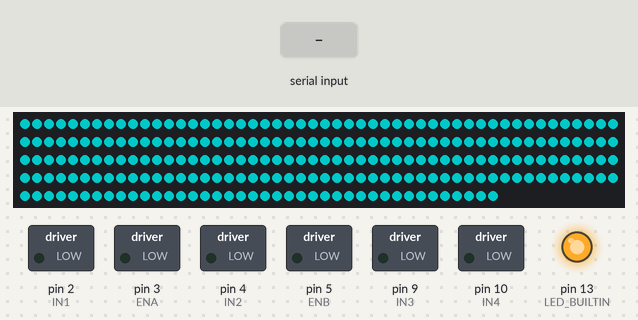
Simulated run of this sketch. Board: Arduino Nano, built with avr-gcc and run on an emulated ATmega328P. On the bench: 240 RGB LEDs in strip order, left to right, continuing on the next row, switched loads named in the sketch (green lamp = pin HIGH), output pins drawn as LEDs (lit = HIGH). The inputs (shaded band) are chosen by the test bench. Dim RGB values are drawn brighter than linear.

Above: at 4.9 s.
7.4 s: "T,45\n" received over Serial
At 8.4 s:
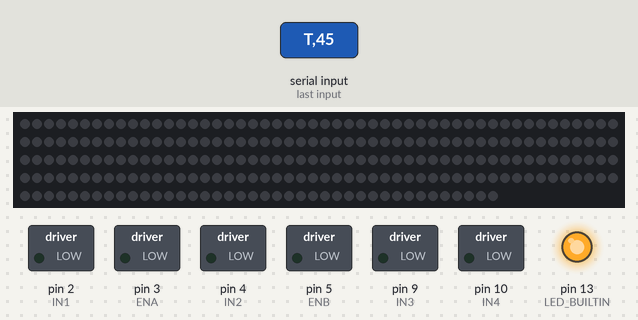
8.9 s: "V\n" received over Serial
At 10.47 s:
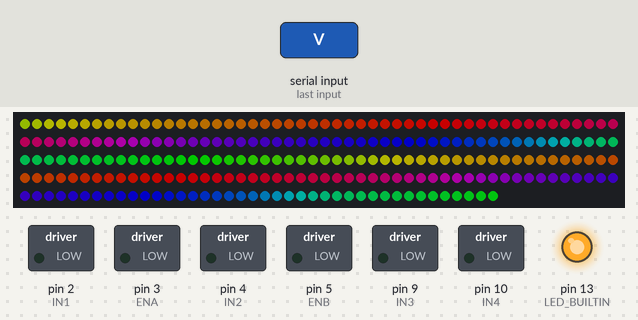
10.5 s: "T90\n" received over Serial
At 10.59 s:
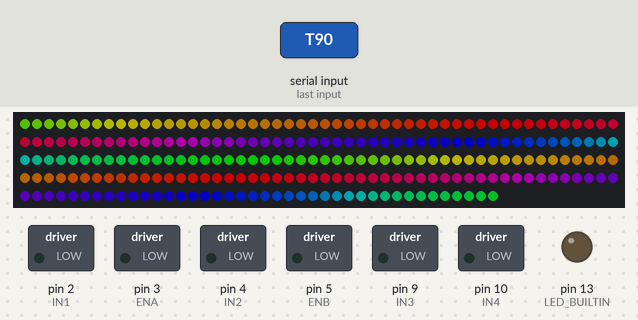
12.1 s: "E\n" received over Serial
At 13.1 s:
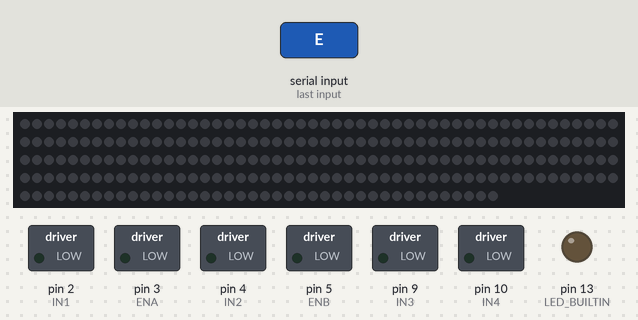
Timing chart, 0 to 14.6 s (numbered marks = the images above; inputs shaded):
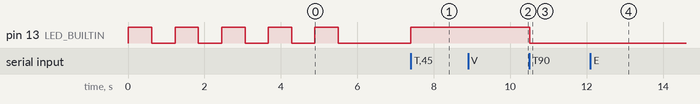

The sketch:

interactive_fan_nano_single.ino
```cpp
// 畫圈對決 — Arduino Nano 韌體【單燈條緊急展示版】
// 與正式版差異：只接一條 4m 燈條(D7)，所有燈光指令(A/B/D)都打到這一條；
//               單條獨享 5V 5A 電源，亮度上限拉高(BRIGHT 100)。馬達控制完全相同。
// 收 Web Serial 一行指令（分號分隔多個 token）：
//   A,F,180,45   遊戲頻道：頻道id,方向(F/R/S),PWM(0..255),能量(0..100)。A=1P、B=2P。
//   M,A,51       馬達分段測試：PWM 0..77。>51(20%) 的高檔限時 5 秒自動回落＋冷卻 8 秒。
//   E,D,9        燈條特效：目標 A/B/D 一律套用到這條，特效碼 0..11（與前端 protocol.js FX 對應）。
//   J,D,1        得分閃爍疊加層：1=金閃(PERFECT)、2=白閃(GREAT)，250ms 自動回原顯示。
//   U,1          最後倒數紅色模式：進度條變紅+脈動；U,0 解除。
//   V,1          FEVER 狂熱：進度條改全彩流動（優先於紅色模式）；V,0 解除。
//   T,1          Nano 內建燈(D13)：測「網頁↔Nano」連線。
//
// ---- 接腳（同正式版，只是 D8 不接） ----
//   馬達 A（風機 1P）：ENA→D3(PWM~)  INT1→D2  INT2→D4
//   馬達 B（風機 2P）：ENB→D5(PWM~)  INT3→D9  INT4→D10
//   WS2812 燈條：DIN→D7（串 330Ω 更穩；資料要從燈條「箭頭起點」那端進）
//   GND：驅動板 GND + 5V燈電源 GND + Arduino GND 全部共地

#include <FastLED.h>

// 馬達 A（風機 1P）
#define ENA 3
#define IN1 2
#define IN2 4
// 馬達 B（風機 2P）
#define ENB 5    // D5(Timer0)PWM 頻率 976Hz、D3(Timer2)490Hz：頻率不同過光耦後 2P 動力會偏弱，
                 //   用下面 TRIM_B 補償（不想補償可把 ENB 接 D11=與 D3 同頻，TRIM_B 改回 100）
#define IN3 9
#define IN4 10
// 兩台馬達個體差微調(%)：實測哪台偏慢就把它調大（100=不加不減）
#define TRIM_A 100
#define TRIM_B 100   // 20% 為實測可用值，不再額外補償

// WS2812 燈條（單條）
#define LED_PIN 8
#define NUM_LEDS 240          // 4m×60燈/m=240，全亮（若是30燈/m 改成120）
#define REVERSED 1            // 燈條實體擺放頭尾相反時設 1：輸出前整條顛倒（起點對到觀眾看的起點）
#define BRIGHT 100            // 單條獨享 5V 5A：全亮約 3.8A，比雙條版亮一倍；上限別超過 120
#define PWM_MAX 51            // 遊戲中風機上限 20%(255*0.20=51)：殘缺版整場定速，20% 免踢腳可起轉
#define TEST_MAX 77           // 測試分頁上限 30%：高檔只能短時間跑（見 motorTest 限時）

CRGB leds[NUM_LEDS];

// ---- 燈條特效引擎（同正式版，單條）----
// 特效碼：0全暗 1能量65 2能量100 3反轉倒流 4combo藍 5combo金 6combo彩虹
//         7PERFECT閃白(一次性) 8紅脈衝 9勝利煙火 10待機彩虹 11就位漸滿 12遊戲能量條(內部用)
#define FX_ENERGY 12
byte fx = 0;
byte energy = 0;
unsigned long fxStart = 0;
bool ledsDirty = false;
// 疊加層：得分閃爍(250ms 自動消退) + 最後倒數紅色模式 + FEVER 全彩流動
unsigned long flashUntil = 0;
CRGB flashColor = CRGB::White;
bool urgent = false;
bool fever = false;
byte fwTone = 0;  // 煙火色調：0金白 1紫白 2藍白 3暖橘 4紅白（E,D,9,<tone> 設定）

// ---- 馬達（0=A/1P、1=B/2P）：殘缺版不踢腳，指令直接輸出 ----
const byte M_INA[2] = {IN1, IN3}, M_INB[2] = {IN2, IN4}, M_EN[2] = {ENA, ENB};
unsigned long mEnd[2] = {0, 0}, mCool[2] = {0, 0};  // 高檔測試限時/冷卻

void setup() {
  Serial.begin(115200);
  pinMode(LED_BUILTIN, OUTPUT);
  pinMode(ENA, OUTPUT); pinMode(IN1, OUTPUT); pinMode(IN2, OUTPUT);
  pinMode(ENB, OUTPUT); pinMode(IN3, OUTPUT); pinMode(IN4, OUTPUT);
  FastLED.addLeds<WS2812B, LED_PIN, GRB>(leds, NUM_LEDS);
  FastLED.setBrightness(BRIGHT);
  selfTest();
}

// 開機自檢（共 6 秒）：燈條慢速閃爍 + 內建燈同步閃。馬達不動（要測馬達用測試分頁）。
void selfTest() {
  fx = FX_ENERGY;
  for (int i = 0; i < 5; i++) {                       // 5 輪 × (亮0.6s+暗0.6s) = 6 秒
    energy = 100; showStrip(); digitalWrite(LED_BUILTIN, HIGH); delay(600);
    energy = 0;   showStrip(); digitalWrite(LED_BUILTIN, LOW);  delay(600);
  }
}

// H 橋直接輸出（最底層，套個體差微調後夾到 TEST_MAX 上限）
void motorOut(byte i, char dir, int pwm) {
  pwm = (int)((long)pwm * (i == 0 ? TRIM_A : TRIM_B) / 100);
  if (pwm > TEST_MAX) pwm = TEST_MAX;
  digitalWrite(M_INA[i], dir == 'F' ? HIGH : LOW);
  digitalWrite(M_INB[i], dir == 'R' ? HIGH : LOW);
  analogWrite(M_EN[i], dir == 'S' ? 0 : pwm);
}

// 遊戲馬達控制：直接輸出（不踢腳），夾遊戲硬上限 20%
void motorGame(byte i, char dir, int pwm) {
  if (pwm > PWM_MAX) pwm = PWM_MAX;
  motorOut(i, dir, pwm);
}

// 馬達分段測試：>PWM_MAX(20%) 高檔限時 5 秒＋冷卻 8 秒；冷卻中只給 20%。
void motorTest(char ch, int pwm) {
  if (ch != 'A' && ch != 'B') return;
  byte i = ch == 'A' ? 0 : 1;
  if (pwm > PWM_MAX) {
    if (millis() < mCool[i]) pwm = PWM_MAX;
    else mEnd[i] = millis() + 5000;
  }
  if (pwm <= PWM_MAX) mEnd[i] = 0;
  motorOut(i, pwm > 0 ? 'F' : 'S', pwm);
}

// 能量條：前 n 顆上色、其餘黑
void barFill(int pct, CRGB color) {
  int n = (int)(((long)pct * NUM_LEDS) / 100);
  for (int i = 0; i < NUM_LEDS; i++) leds[i] = (i < n) ? color : CRGB::Black;
}

bool fxAnimated(byte m) { return m == 3 || m == 6 || (m >= 8 && m <= 11); }

// 依特效碼畫一幀。t=該特效已跑毫秒數。單條版基底色固定青色。
void renderFx(byte m, unsigned long t) {
  const CRGB base = CRGB::Cyan;
  switch (m) {
    default:
    case 0: fill_solid(leds, NUM_LEDS, CRGB::Black); break;
    case 1: barFill(65, base); break;
    case 2: barFill(100, base); break;
    case 3: { // 反轉倒流：條從尾端長 65%，一顆白色亮點往回跑
      fill_solid(leds, NUM_LEDS, CRGB::Black);
      int n = (int)((long)65 * NUM_LEDS / 100);
      for (int i = 0; i < n; i++) leds[NUM_LEDS - 1 - i] = base;
      leds[NUM_LEDS - 1 - (int)((t / 25) % NUM_LEDS)] = CRGB::White;
      break; }
    case 4: barFill(100, CRGB::Blue); break;
    case 5: barFill(100, CRGB(255, 150, 0)); break;
    case 6: fill_rainbow(leds, NUM_LEDS, (t / 15) & 0xFF, 255 / NUM_LEDS + 1); break;
    case 7: fill_solid(leds, NUM_LEDS, t < 250 ? CRGB::White : CRGB::Black); break;
    case 8: fill_solid(leds, NUM_LEDS, CRGB::Red); nscale8_video(leds, NUM_LEDS, beatsin8(72, 30, 255)); break;
    case 9: { // 勝利煙火：暗底 + 火花，色調依 fwTone（0金白 1紫白 2藍白 3暖橘 4紅白）
      CRGB main = CRGB::Gold, alt = CRGB::White;
      if (fwTone == 1) main = CRGB(180, 60, 255);
      else if (fwTone == 2) main = CRGB::Blue;
      else if (fwTone == 3) { main = CRGB(255, 110, 20); alt = CRGB(255, 200, 90); }
      else if (fwTone == 4) main = CRGB::Red;
      fill_solid(leds, NUM_LEDS, CRGB(10, 0, 18));
      for (byte k = 0; k < 10; k++) {
        unsigned int s = (unsigned int)(t / 90) * 31 + k * 7919; s ^= s << 7; s ^= s >> 9;
        leds[s % NUM_LEDS] = (k & 1) ? main : alt;
      }
      break; }
    case 10: fill_rainbow(leds, NUM_LEDS, (t / 60) & 0xFF, 255 / NUM_LEDS + 1); nscale8_video(leds, NUM_LEDS, beatsin8(10, 25, 170)); break;
    case 11: barFill((int)((t % 3000) * 100 / 3000), CRGB::Green); break;
    case FX_ENERGY: // 分數進度條；FEVER=全彩流動（優先）、倒數紅色=變紅+脈動（長度仍是進度）
      if (fever) { fill_rainbow(leds, NUM_LEDS, (millis() / 12) & 0xFF, 255 / NUM_LEDS + 1); }
      else if (urgent) { barFill(energy, CRGB::Red); nscale8_video(leds, NUM_LEDS, beatsin8(72, 80, 255)); }
      else barFill(energy, base);
      break;
  }
}

void showStrip() {
  renderFx(fx, millis() - fxStart);
  if (millis() < flashUntil) fill_solid(leds, NUM_LEDS, flashColor); // 得分閃爍疊加層
#if REVERSED
  for (int i = 0, j = NUM_LEDS - 1; i < j; i++, j--) { CRGB tmp = leds[i]; leds[i] = leds[j]; leds[j] = tmp; } // 實體頭尾顛倒
#endif
  FastLED.show();
}

// 解析一個 token。單燈條版：A/B/D 的燈光通通套到這一條（按哪顆按鈕都有反應）。
// ⚠ 必須用 strtok_r：外層 loop() 也在切字串，plain strtok 全域狀態會互踩。
void applyToken(char* tok) {
  char id = tok[0];
  if (id == 'T') { digitalWrite(LED_BUILTIN, atoi(tok + 2) ? HIGH : LOW); return; }
  if (id == 'M') { motorTest(tok[2], atoi(tok + 4)); return; }
  if (id == 'E') { // 特效（煙火可帶色調第4欄：E,D,9,3）
    fx = atoi(tok + 4);
    char* c2 = strchr(tok + 4, ',');
    fwTone = c2 ? (byte)atoi(c2 + 1) : 0;
    fxStart = millis(); ledsDirty = true; return;
  }
  if (id == 'J') { // 得分閃爍：1=金(PERFECT) 2=白(GREAT) 3=藍(GOOD)，250ms 自動消退
    int n = atoi(tok + 4);
    if (n) { flashColor = (n == 1) ? CRGB::Gold : (n == 2) ? CRGB::White : CRGB::Blue; flashUntil = millis() + 250; ledsDirty = true; }
    return;
  }
  if (id == 'U') { urgent = atoi(tok + 2) != 0; ledsDirty = true; return; } // 倒數紅色模式
  if (id == 'V') { fever = atoi(tok + 2) != 0; ledsDirty = true; return; }  // FEVER 全彩流動
  char* save;
  char* p = strtok_r(tok + 2, ",", &save);   // dir
  char dir = p ? p[0] : 'S';
  if (dir != 'F' && dir != 'R' && dir != 'S') return;  // 亂碼行直接丟棄
  p = strtok_r(NULL, ",", &save); int pwm = p ? atoi(p) : 0;
  p = strtok_r(NULL, ",", &save); int e = p ? atoi(p) : 0;
  if (e < 0) e = 0; if (e > 100) e = 100;
  if (id == 'A') { motorGame(0, dir, pwm); energy = e; if (fx != FX_ENERGY) { fx = FX_ENERGY; fxStart = millis(); } ledsDirty = true; }
  else if (id == 'B') { motorGame(1, dir, pwm); energy = e; if (fx != FX_ENERGY) { fx = FX_ENERGY; fxStart = millis(); } ledsDirty = true; }
}

void loop() {
  static char buf[64];
  static byte len = 0;
  static unsigned long lastShow = 0;
  while (Serial.available()) {
    char c = Serial.read();
    if (c == '\n') {
      buf[len] = 0; len = 0;
      char* save;
      char* tok = strtok_r(buf, ";", &save);
      while (tok) { applyToken(tok); tok = strtok_r(NULL, ";", &save); }
    } else if (len < sizeof(buf) - 1) {
      buf[len++] = c;
    }
  }
  unsigned long nowMs = millis();
  for (byte i = 0; i < 2; i++) {
    if (mEnd[i] && nowMs > mEnd[i]) { motorOut(i, 'S', 0); mEnd[i] = 0; mCool[i] = nowMs + 8000; }
  }
  if (fx == 7 && nowMs - fxStart > 300) { fx = 0; ledsDirty = true; }
  if (flashUntil && nowMs >= flashUntil) { flashUntil = 0; ledsDirty = true; } // 閃完補畫一幀回原顯示
  // 動態特效/紅色脈動/FEVER/閃爍中連續刷新(40ms)；靜態只在有變時輸出(100ms 節流)。show 關中斷會掉序列字，不能太密。
  bool anim = fxAnimated(fx) || ((urgent || fever) && fx == FX_ENERGY) || flashUntil;
  if ((ledsDirty || anim) && nowMs - lastShow > (unsigned long)(anim ? 40 : 100)) {
    showStrip(); ledsDirty = false; lastShow = nowMs;
  }
}
```

Measured:
- after the input at 7.4 s, pin 13 (LED_BUILTIN): LOW → HIGH at once
- after the input at 8.9 s, the LEDs: first change at once (image 2 shows a later state)
- after the input at 10.5 s, pin 13 (LED_BUILTIN): HIGH → LOW at once
- after the input at 12.1 s, the LEDs: change after 0.06 s (image 4)
- what the display in image 0 shows lasts 0.6 s, from 4.9 s to 5.5 s
